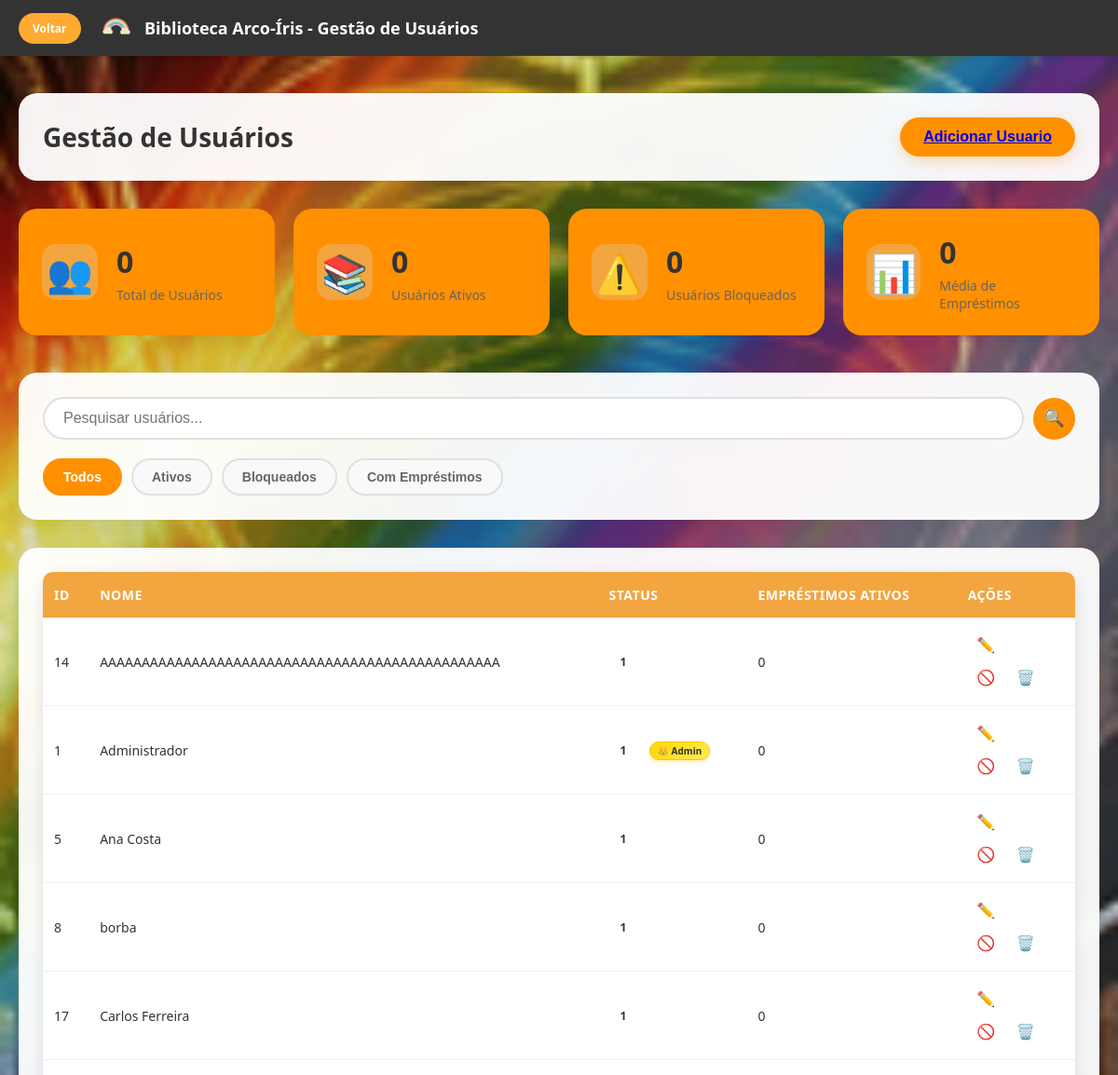
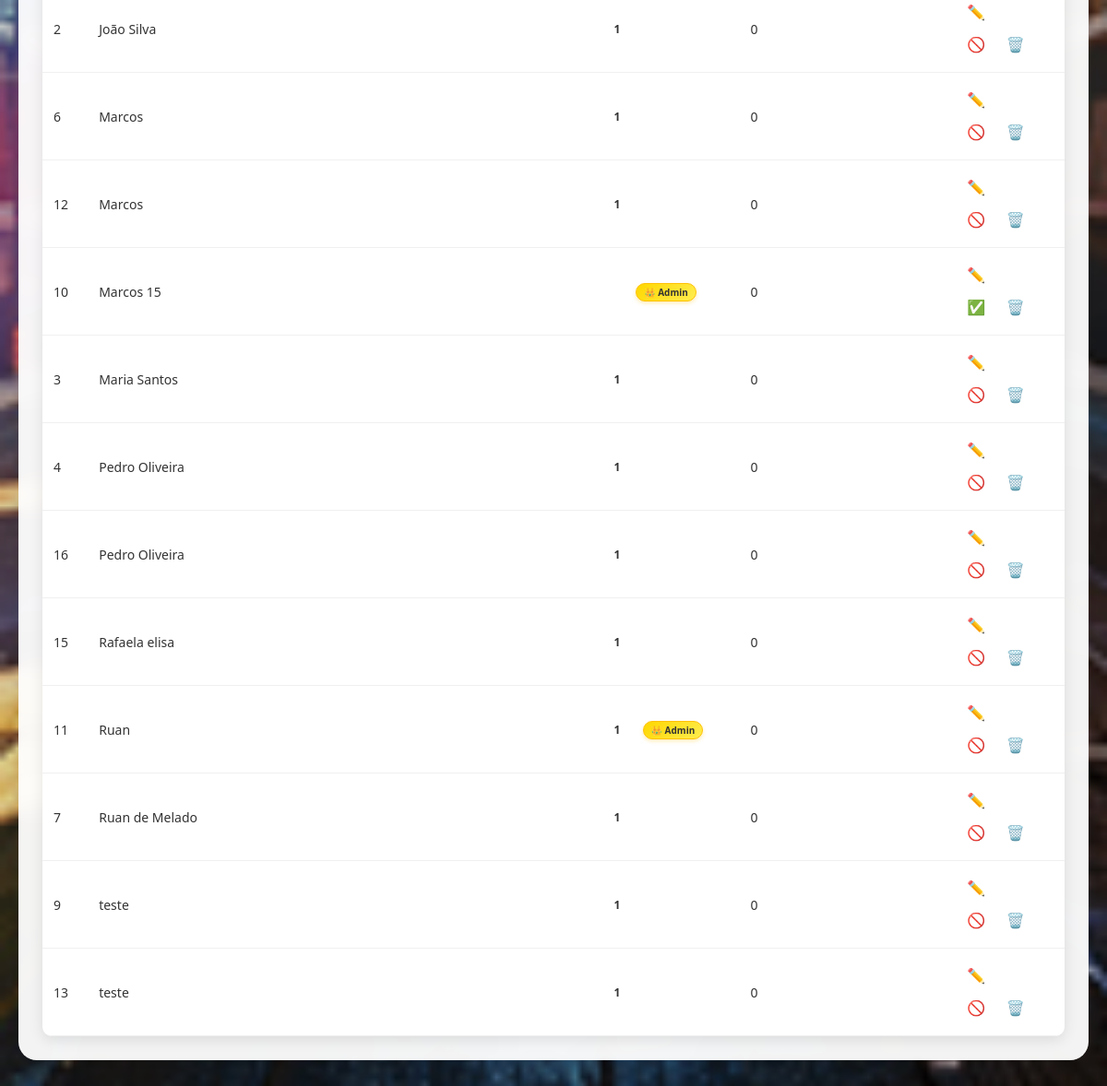
/usuarios.php (signed in), run on the app's committed database (2 pictures, top to bottom).
### tables this page shows
CREATE TABLE `usuarios` (
  `id` int(11) NOT NULL,
  `nome` varchar(100) NOT NULL,
  `cpf` varchar(14) NOT NULL,
  `telefone` varchar(15) NOT NULL,
  `senha` varchar(255) NOT NULL,
  `email` varchar(100) DEFAULT NULL,
  `is_admin` tinyint(1) DEFAULT 0,
  `ativo` tinyint(1) DEFAULT 1,
  `tem_debito` tinyint(1) DEFAULT 0,
  `tem_doacao_pendente` tinyint(1) DEFAULT 0,
  `foto_usuario` blob DEFAULT NULL
);

### HTML/usuarios.php (the view, shortened to what this page needs)
<?php
require_once '../PHP/conexao.php';
$sql = "SELECT * FROM usuarios ORDER BY nome ASC";
    $stmt = $pdo->prepare($sql);
    $stmt->execute();
    $usuarios = $stmt->fetchAll(PDO::FETCH_ASSOC);
    $sql_emprestimos = "SELECT
        u.id,
        COUNT(e.id) as emprestimos_ativos
        FROM usuarios u
        LEFT JOIN emprestimos e ON u.id = e.usuario_id
        AND e.data_devolucao_real IS NULL
        GROUP BY u.id";
    $stmt_emprestimos = $pdo->prepare($sql_emprestimos);
    $stmt_emprestimos->execute();
    $emprestimos_por_usuario = $stmt_emprestimos->fetchAll(PDO::FETCH_KEY_PAIR);
?>
<!DOCTYPE html>
<html lang="pt-br">
<head>
    <link rel="stylesheet" href="../CSS/usuarios.css">
</head>
<body>
    <div>
        <a class="voltar" href="inicio-admin.php">Voltar</a>
    </div>
    <header class="header">
        <div class="header-title">
            <img src="../IMG/logo.png" alt="Logo" style="height: 30px;">
            <span>Biblioteca Arco-Íris - Gestão de Usuários</span>
        </div>
    </header>
    <div class="container">
        <div class="page-header">
            <h1>Gestão de Usuários</h1>
            <button class="add-user-btn">
                <a href="inserir_usuario.php">Adicionar Usuario</a>
            </button>
        </div>
        <div class="stats-overview">
            <div class="stat-card">
                <div class="stat-icon">👥</div>
                <div class="stat-content">
                    <h3 id="totalUsuarios">0</h3>
                    <p>Total de Usuários</p>
                </div>
            </div>
            <div class="stat-card">
                <div class="stat-icon">📚</div>
                <div class="stat-content">
                    <h3 id="usuariosAtivos">0</h3>
                    <p>Usuários Ativos</p>
                </div>
            </div>
            <div class="stat-card">
                <div class="stat-icon">⚠️</div>
                <div class="stat-content">
                    <h3 id="usuariosBloqueados">0</h3>
                    <p>Usuários Bloqueados</p>
                </div>
            </div>
            <div class="stat-card">
                <div class="stat-icon">📊</div>
                <div class="stat-content">
                    <h3 id="mediaEmprestimos">0</h3>
                    <p>Média de Empréstimos</p>
                </div>
            </div>
        </div>
        <div class="search-filter-section">
            <div class="search-box">
                <input type="text" id="searchInput" placeholder="Pesquisar usuários...">
                <button class="search-btn">🔍</button>
            </div>
            <div class="filter-buttons">
                <button class="filter-btn active" data-filter="todos">Todos</button>
                <button class="filter-btn" data-filter="ativos">Ativos</button>
                <button class="filter-btn" data-filter="bloqueados">Bloqueados</button>
                <button class="filter-btn" data-filter="com-emprestimos">Com Empréstimos</button>
            </div>
        </div>
        <div class="users-table-container">
            <div class="table-wrapper">
                <table id="usersTable">
                    <thead>
                        <tr>
                            <th>ID</th>
                            <th>Nome</th>
                            <th>Status</th>
                            <th>Empréstimos Ativos</th>
                            <th>Ações</th>
                        </tr>
                    </thead>
                    <tbody id="usersTableBody">
                        <?php foreach($usuarios as $usuario): ?>
                            <?php if(!empty($usuario['id'])): ?>
                                <tr>
                                    <td><?=htmlspecialchars($usuario['id'])?></td>
                                    <td><?=htmlspecialchars($usuario['nome'])?></td>
                                    <td>
                                        <span class="status-badge <?= $usuario['ativo']?> 'active' : 'inactive'}">
                                            <?= htmlspecialchars($usuario['ativo']) ?>
                                        </span>
                                        <?php if($usuario['is_admin'] == 1): ?>
                                            <span class="admin-badge">👑 Admin</span>
                                        <?php endif; ?>
                                    </td>
                                    <td><?= htmlspecialchars($emprestimos_por_usuario[$usuario['id']]) ?></td>
                                    <td>
                                    <button class="action-btn edit-btn"
                                    data-usuario-id="<?=$usuario['id']?>"
                                    data-usuario-nome="<?=htmlspecialchars($usuario['nome'])?>"
                                    data-usuario-status="<?=$usuario['ativo']?>"
                                    onclick="abrirModalEdicao(this)"
                                    title="Editar">
                                        ✏️
                                    </button>
                                        <form method="POST" action="../PHP/processarAcoes.php">
                                        <?php if($usuario['ativo'] == 0): ?>
                                            <button class="action-btn unblock-btn" name="botao" value="desbloquear"
                                                title="Desbloquear">
                                                ✅
                                            </button>
                                        <?php else: ?>
                                            <button class="action-btn  block-btn" name="botao" value="bloquear"
                                                title="Bloquear">
                                                🚫
                                            </button>
                                        <?php endif; ?>
                                        <button class="action-btn delete-btn" name="botao" value="excluir">
                                            🗑️
                                        </button>
                                        </form>
                                    </td>
                                </tr>
                            <?php else: ?>
                                <tr><td colspan="5" style="text-align: center; padding: 20px;">Nenhum usuário encontrado</td></tr>
                            <?php endif; ?>
                        <?php endforeach; ?>
                    </tbody>
                </table>
            </div>
        </div>
    </div>
</body>
</html>

### data on the page
usuarios: id "14", nome "AAAAAAAAAAAAAAAAAAAAAAAAAAAAAAAAAAAAAAAAAAAAAAAA", ativo "1", id "0"
usuarios: id "1", nome "Administrador", ativo "1", is_admin "👑 Admin", id "0"
usuarios: id "5", nome "Ana Costa", ativo "1", id "0"
usuarios: id "8", nome "borba", ativo "1", id "0"
usuarios: id "17", nome "Carlos Ferreira", ativo "1", id "0"
usuarios: id "2", nome "João Silva", ativo "1", id "0"
usuarios: id "6", nome "Marcos", ativo "1", id "0"
usuarios: id "12", nome "Marcos", ativo "1", id "0"
usuarios: id "10", nome "Marcos 15", is_admin "👑 Admin", id "0"
usuarios: id "3", nome "Maria Santos", ativo "1", id "0"
usuarios: id "4", nome "Pedro Oliveira", ativo "1", id "0"
usuarios: id "16", nome "Pedro Oliveira", ativo "1", id "0"
usuarios: id "15", nome "Rafaela elisa", ativo "1", id "0"
usuarios: id "11", nome "Ruan", ativo "1", is_admin "👑 Admin", id "0"
usuarios: id "7", nome "Ruan de Melado", ativo "1", id "0"
usuarios: id "9", nome "teste", ativo "1", id "0"
usuarios: id "13", nome "teste", ativo "1", id "0"
